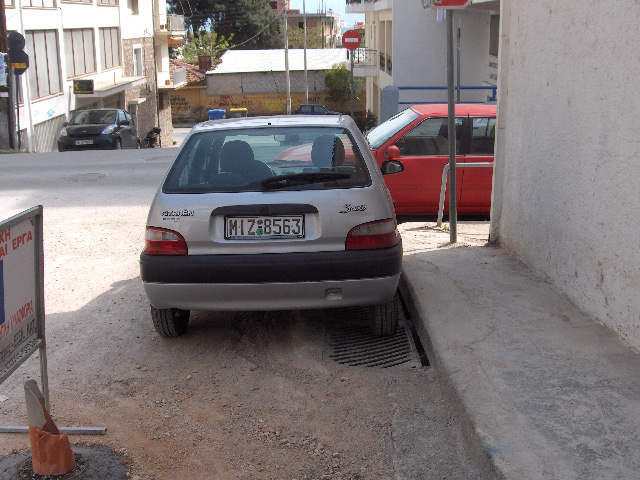
#> input picture License Plate Project/input_image/11.JPG, 640 x 480 px
$ python -i license_plate_util.py   (imports and definitions only)   (older library calls are emulated)
#> lines starting #> are read from the running program, lines starting #| are printed output that depends on the picture; after the words box and inside, x2 and y2 are one past the last pixel; in counts of white or black regions, pixels touching at a corner belong together
#> further down, picture is the input picture: shape (480, 640, 3); mean B, G, R 118.8, 118.4, 126
from collections import namedtuple
from skimage.filters import threshold_local
from skimage import segmentation
from skimage import measure
from imutils import perspective
import numpy as np
import imutils
import cv2


LicensePlate = namedtuple("LicensePlateRegion", ["success", "plate", "threshold", "candidates"])


class LicensePlateDetector:
    # store the image to detect license plates in, the minimum width and height of the
    # license plate region, the number of characters to be detected in the license plate,
    # and the minimum width of the extracted characters
    def __init__(self, image, minPlateWidth=60, minPlateHeight=20, numChars=7, minCharWidth=40):
        self.image = image
        self.minPlateWidth = minPlateWidth
        self.minPlateHeight = minPlateHeight
        self.numChars = numChars
        self.minCharWidth = minCharWidth

    # [14 lines left out: function detectWrapper, not called in this run]

    def detectPlates(self):
        # initialize the rectangular and square kernels to be applied to the image,
        # then initialize the list of license plate regions
        rectangleKernel = cv2.getStructuringElement(cv2.MORPH_RECT, (13, 5))
        squareKernel = cv2.getStructuringElement(cv2.MORPH_RECT, (3, 3))
        regions = []

        # convert the image to grayscale and apply the blackhat operation
        gray_image = cv2.cvtColor(self.image, cv2.COLOR_BGR2GRAY)
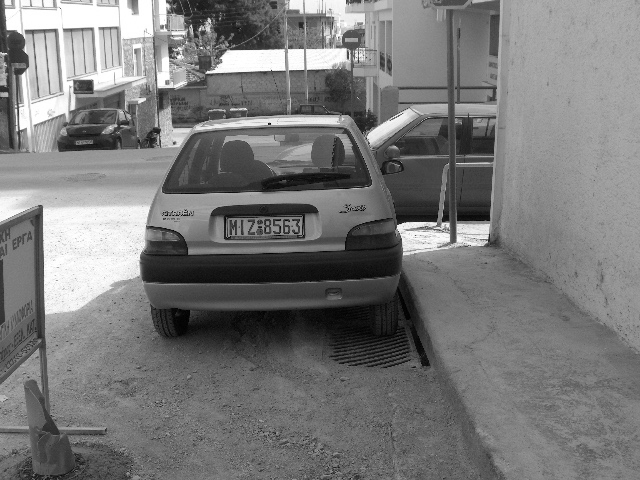
#> gray_image: shape (480, 640); min 0, max 255, mean 120.7
        blackhat_image = cv2.morphologyEx(gray_image, cv2.MORPH_BLACKHAT, rectangleKernel)
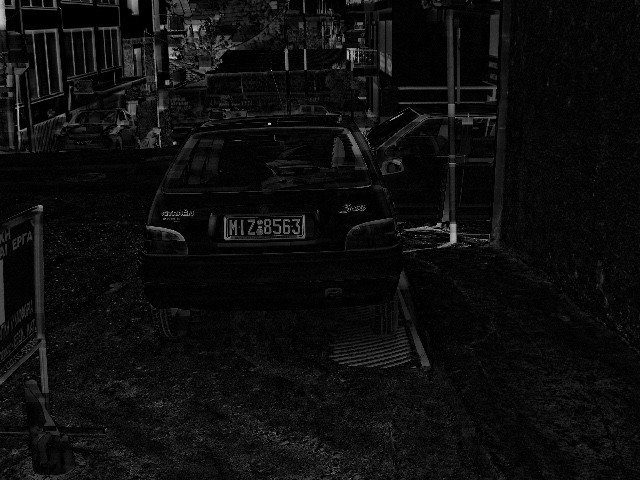
#> blackhat_image: shape (480, 640); min 0, max 232, mean 13.2

        # compute the Scharr gradient representation of the blackhated image and scale the
        # resulting image into the range [0, 255]
        gradX = cv2.Sobel(blackhat_image,
                          ddepth=cv2.CV_32F,
                          dx=1, dy=0, ksize=-1)
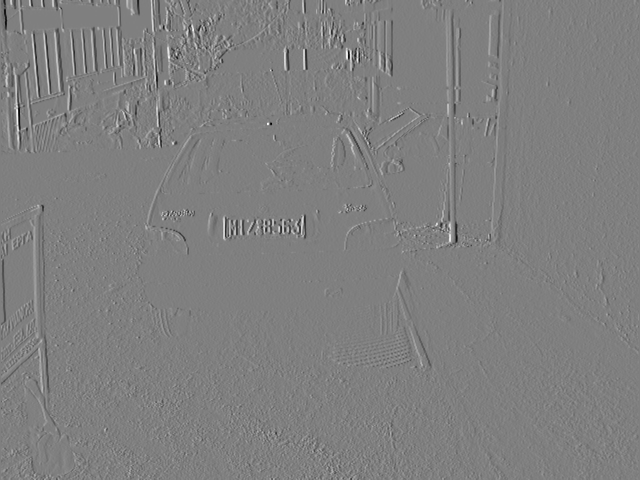
#> gradX: shape (480, 640) float32; min -2861, max 2847, mean -1.3; drawn with min black and max white
        gradX = np.absolute(gradX)
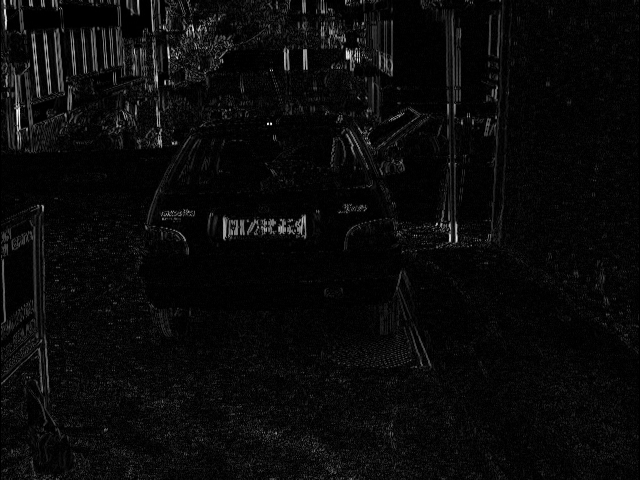
#> gradX: shape (480, 640) float32; min 0, max 2861, mean 117.2; drawn with min black and max white
        (minVal, maxVal) = (np.min(gradX), np.max(gradX))
#> minVal = 0; maxVal = 2861
        gradX = (255 * ((gradX - minVal) / (maxVal - minVal))).astype("uint8")

        # blur the gradient representation, apply a closing operating, and threshold the image using Otsu's method
        gradX = cv2.GaussianBlur(gradX, (5, 5), 0)
        gradX = cv2.morphologyEx(gradX, cv2.MORPH_CLOSE, rectangleKernel)
        threshold = cv2.threshold(gradX, 0, 255, cv2.THRESH_BINARY | cv2.THRESH_OTSU)[1]
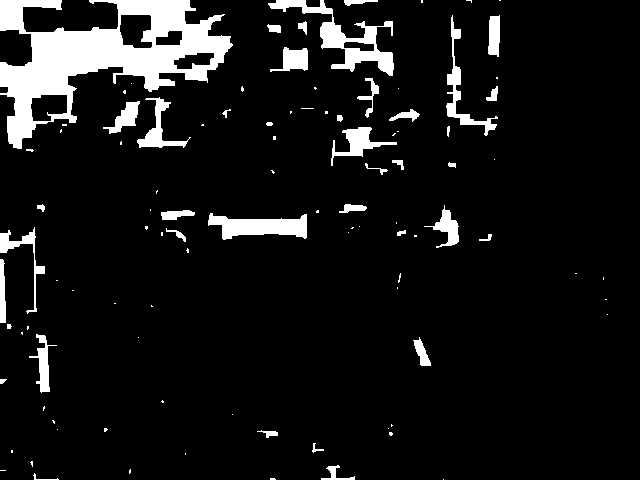
#> threshold: shape (480, 640); 8.6% white; 101 white regions (62 under 20 px), largest, box (x1, y1, x2, y2) and area: (0, 0, 233, 149) 13833, (268, 0, 394, 76) 2385, (208, 213, 307, 240) 1598

        # perform a series of erosion and dilation on the image
        threshold = cv2.erode(threshold, None, iterations=2)
#> threshold: shape (480, 640); 5.2% white; 46 white regions (15 under 20 px), largest, box (x1, y1, x2, y2) and area: (0, 0, 229, 147) 9854, (210, 217, 305, 237) 1074, (0, 0, 60, 32) 809
        threshold = cv2.dilate(threshold, None, iterations=2)
#> threshold: shape (480, 640); 7.7% white; 42 white regions (2 under 20 px), largest, box (x1, y1, x2, y2) and area: (0, 0, 231, 149) 12302, (208, 215, 307, 239) 1574, (0, 0, 62, 34) 1027

        # find regions in the image that are light
        light = cv2.morphologyEx(gray_image, cv2.MORPH_CLOSE, squareKernel)
        light = cv2.threshold(light, 50, 255, cv2.THRESH_BINARY)[1]
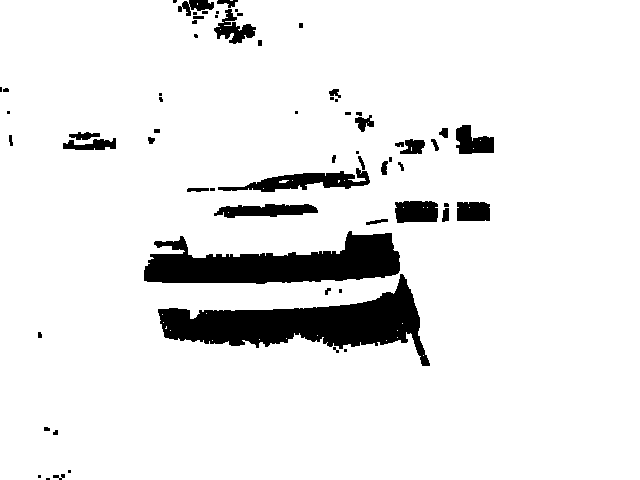
#> light: shape (480, 640); 91.6% white; 65 black regions (27 under 20 px), largest, box (x1, y1, x2, y2) and area: (158, 274, 430, 366) 9691, (144, 231, 400, 284) 8079, (218, 168, 370, 192) 1565

        # take the bitwise 'and' between the 'light' regions of the image, then perform another series of erosions and dilations
        threshold = cv2.bitwise_and(threshold, threshold, mask=light)
#> threshold: shape (480, 640); 7.5% white; 51 white regions (13 under 20 px), largest, box (x1, y1, x2, y2) and area: (0, 0, 231, 149) 12130, (208, 215, 307, 239) 1572, (0, 0, 62, 34) 1027
        threshold = cv2.dilate(threshold, None, iterations=2)
#> threshold: shape (480, 640); 10.6% white; 36 white regions, largest, box (x1, y1, x2, y2) and area: (0, 0, 233, 151) 15004, (318, 20, 396, 77) 2431, (206, 213, 309, 241) 2104
        threshold = cv2.erode(threshold, None, iterations=1)
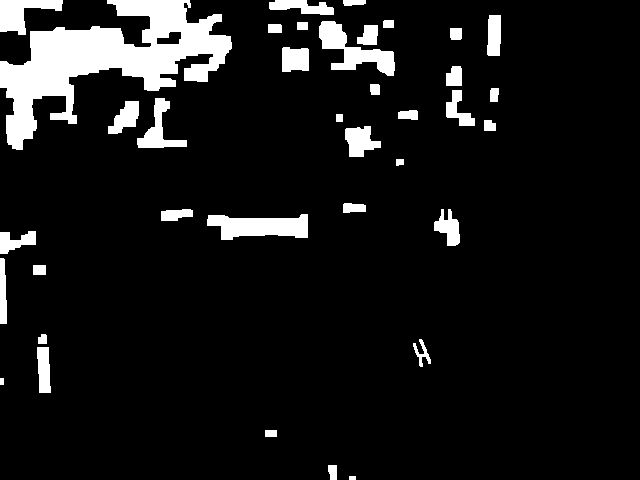
#> threshold: shape (480, 640); 9.1% white; 37 white regions

        # find contours in the threshold applied image
        contours, _ = cv2.findContours(threshold.copy(), cv2.RETR_EXTERNAL, cv2.CHAIN_APPROX_SIMPLE)
#> contours = 37 contours, 2 with area under 20; largest, box (x1, y1, x2, y2) and area: (0, 0, 232, 150) 13318, (207, 214, 308, 240) 1708, (319, 21, 395, 76) 1569, (0, 0, 63, 35) 1040, (137, 98, 187, 148) 812

        # loop over the contours
        for c in contours:
            # grab the bounding box associated with the contour and compute the area and aspect ratio
            (width, height) = cv2.boundingRect(c)[2:]
            aspectRatio = width / float(height)

            # calculate extent for additional filtering
            shapeArea = cv2.contourArea(c)
            boundingboxArea = width * height
            extent = shapeArea / float(boundingboxArea)
            extent = int(extent * 100) / 100

            # compute the rotated bounding box of the region
            rect = cv2.minAreaRect(c)
            box = cv2.boxPoints(rect)

            # ensure the aspect ratio, width, and height of the bounding box fall within tolerable limits, then update the list of license plate regions
            if height > self.minPlateHeight and width > self.minPlateWidth and extent > 0.4 and (2.5 < aspectRatio < 5.5):
                regions.append(box)
#> this loop made 37 passes
#> (width, height, aspectRatio, shapeArea, boundingboxArea, extent, rect, box) on passes 2, 5, 7, 9, 11: (9, 15, 0.6, 99, 135, 0.73, ((332, 472), (14, 8), -90), [[336, 479], [328, 479], [328, 465], [336, 465]]), (14, 46, 0.304, 478, 644, 0.74, ((43.5, 369.5), (11.63, 45.69), -3.37), [[39.04, 392.6], [36.36, 347], [47.96, 346.4], [50.64, 392]]), (9, 10, 0.9, 63, 90, 0.7, ((42, 338.5), (9, 8), -90), [[46, 343], [38, 343], [38, 334], [46, 334]]), (7, 66, 0.106, 331.5, 462, 0.71, ((3, 290.5), (65, 6), -90), [[6, 323], [-1.99e-15, 323], [0, 258], [6, 258]]), (101, 26, 3.88, 1708.5, 2626, 0.65, ((257.1, 226.6), (100.1, 24.26), -0.616), [[207.2, 239.3], [206.9, 215], [307, 213.9], [307.3, 238.2]])
#> (width, height, aspectRatio, shapeArea, boundingboxArea, extent, rect) on passes 6, 10, 16, 31, 35, 36: (18, 28, 0.643, 132, 504, 0.26, ((420.9, 352.4), (12.41, 26.33), -20.56)), (36, 23, 1.57, 434.5, 828, 0.52, ((17.5, 242), (35.76, 21.24), -2.05)), (36, 31, 1.16, 665.5, 1116, 0.59, ((362.6, 141.1), (34.57, 29.71), -6.34)), (76, 55, 1.38, 1569, 4180, 0.37, ((356.5, 47.58), (48.05, 79.26), -83.88)), (65, 15, 4.33, 540, 975, 0.55, ((301.1, 6.37), (13.24, 64.54), -86.99)), (232, 150, 1.55, 13317.5, 34800, 0.38, ((107.4, 58.74), (245.9, 110.5), -20.18))
#> after the loop, regions = [[[207.2, 239.3], [206.9, 215], [307, 213.9], [307.3, 238.2]]]

        # return the list of license plate regions
        return regions

    # [130 lines left out: functions detectCharacterCandidates, pruneCandidates, plateScissor, not called in this run]

>>> import cv2
>>> picture = cv2.imread('input_image/11.JPG')
>>> result = LicensePlateDetector(picture).detectPlates()
#> result has the same summary as regions in detectPlates
